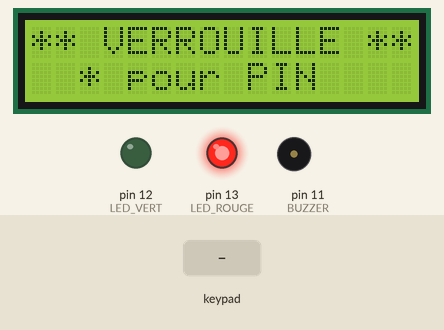
Simulated run of this sketch. Board: Arduino Uno, built with avr-gcc and run on an emulated ATmega328P. On the bench: 16×2 character LCD, output pins drawn as LEDs (lit = HIGH), buzzer (waves = sounding, pin HIGH). The inputs (shaded band) are chosen by the test bench.

Above: at 1.2 s.
1.3 s: key '*' pressed
At 2.1 s:
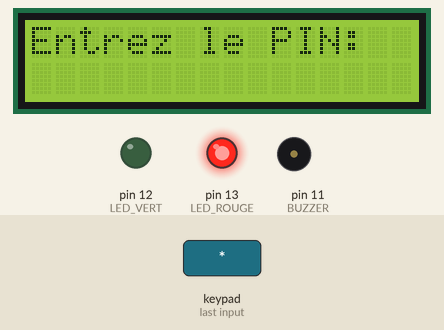
2.8 s: keypad keys 1 2 3 4 # pressed 0.4 s apart
At 4.6 s:
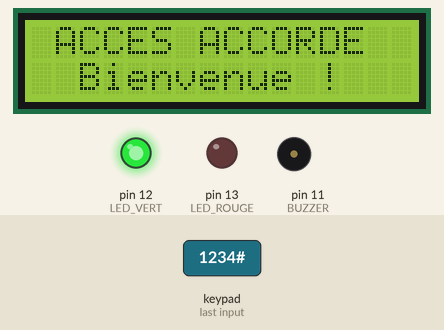
6.3 s: keypad keys 1 2 3 4 pressed 0.4 s apart
At 8.5 s:
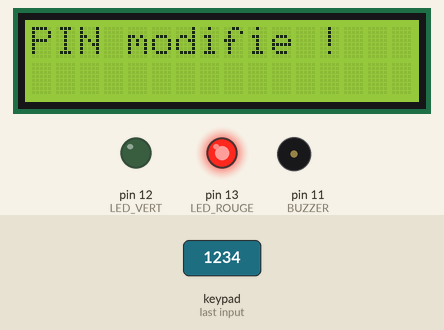
9.4 s: key '#' pressed
At 10.7 s:
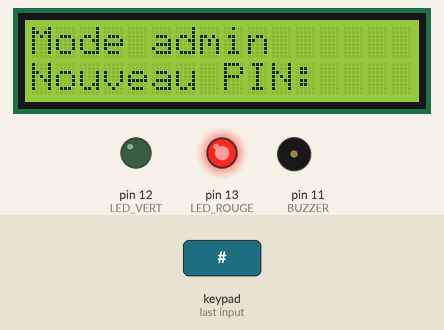
11.4 s: key '1' pressed
At 12.0 s:
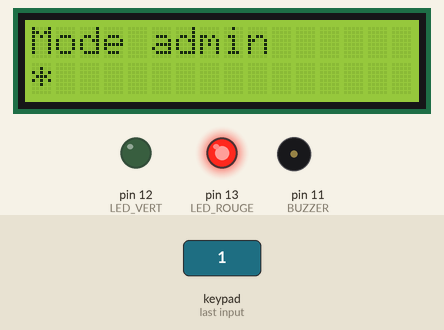
Timing chart, 0 to 13.9 s (numbered marks = the images above; inputs shaded):
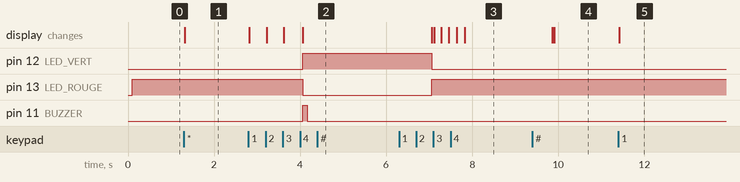

Measured:
- after the input at 1.3 s, the display: changes at once (image 1)
- after the input at 2.8 s, pin 12 (LED_VERT): LOW → HIGH after 1.3 s; pin 13 (LED_ROUGE): HIGH → LOW after 1.3 s; pin 11 (BUZZER): LOW → HIGH after 1.3 s, → LOW 0.10 s later; the display: first changes at once (image 2 shows a later state)
- after the input at 6.3 s, the display: first differs from a run without the input after 0.98 s (image 3 shows a later state)
- after the input at 9.4 s, the display: first differs from a run without the input after 0.51 s (image 4)
- after the input at 11.4 s, the display: changes at once (image 5)

The sketch:

coffre_fort.ino
```cpp
#include <Wire.h>
#include <LiquidCrystal_I2C.h>
#include <Keypad.h>

#define LED_ROUGE 13
#define LED_VERT 12
#define BUZZER 11

// Clavier 4x4
const byte ROWS = 4;
const byte COLS = 4;

char keys[ROWS][COLS] = {
  {'1','2','3','A'},
  {'4','5','6','B'},
  {'7','8','9','C'},
  {'*','0','#','D'}
};

byte rowPins[ROWS] = {2, 3, 4, 5};
byte colPins[COLS] = {6, 7, 8, 9};

Keypad keypad = Keypad(makeKeymap(keys), rowPins, colPins, ROWS, COLS);
LiquidCrystal_I2C lcd(0x27, 16, 2);

// États
enum Etat { VERROUILLE, SAISIE_PIN, OUVERT, REFUS, ADMIN };
Etat etatActuel = VERROUILLE;

// Variables
String PIN_SECRET = "1234";
String saisieEnCours = "";
unsigned long tempsChangementEtat = 0;
const unsigned long DUREE_OUVERT = 3000;
const unsigned long DUREE_REFUS  = 1000;

// Fonctions affichage
void afficherVerrouille() {
  lcd.clear();
  lcd.setCursor(0, 0);
  lcd.print("** VERROUILLE **");
  lcd.setCursor(0, 1);
  lcd.print("  * pour PIN    ");
  digitalWrite(LED_ROUGE, HIGH);
  digitalWrite(LED_VERT,  LOW);
  digitalWrite(BUZZER,    LOW);
}

void afficherOuvert() {
  lcd.clear();
  lcd.setCursor(0, 0);
  lcd.print(" ACCES ACCORDE  ");
  lcd.setCursor(0, 1);
  lcd.print("  Bienvenue !   ");
  digitalWrite(LED_VERT,  HIGH);
  digitalWrite(LED_ROUGE, LOW);
  digitalWrite(BUZZER,    HIGH);
  delay(100);
  digitalWrite(BUZZER,    LOW);
}

void afficherRefus() {
  lcd.clear();
  lcd.setCursor(0, 0);
  lcd.print(" ACCES REFUSE   ");
  lcd.setCursor(0, 1);
  lcd.print(" Code invalide  ");
  digitalWrite(LED_ROUGE, HIGH);
  digitalWrite(LED_VERT,  LOW);
  digitalWrite(BUZZER,    HIGH);
}

void afficherSaisie() {
  lcd.clear();
  lcd.setCursor(0, 0);
  lcd.print("Entrez le PIN:  ");
  lcd.setCursor(0, 1);
  for (int i = 0; i < saisieEnCours.length(); i++) {
    lcd.print("*");
  }
}

void setup() {
  Serial.begin(9600);

  lcd.init();
  lcd.backlight();

  pinMode(LED_VERT,  OUTPUT);
  pinMode(LED_ROUGE, OUTPUT);
  pinMode(BUZZER,    OUTPUT);

  afficherVerrouille();
}

void loop() {
  switch (etatActuel) {

    case VERROUILLE: {
      char touche = keypad.getKey();
      if (touche == '*') {
        saisieEnCours = "";
        etatActuel = SAISIE_PIN;
        afficherSaisie();
      }
      else if (touche == '#') {
        saisieEnCours = "";
        etatActuel = ADMIN;
        lcd.clear();
        lcd.setCursor(0, 0);
        lcd.print("Mode admin      ");
        lcd.setCursor(0, 1);
        lcd.print("Nouveau PIN:    ");
      }
      break;
    }

    case SAISIE_PIN: {
      char touche = keypad.getKey();
      if (touche) {
        if (touche == '*') {
          saisieEnCours = "";
          etatActuel = VERROUILLE;
          afficherVerrouille();
        }
        else if (saisieEnCours.length() < 4) {
          saisieEnCours += touche;
          afficherSaisie();

          if (saisieEnCours.length() == 4) {
            if (saisieEnCours == PIN_SECRET) {
              etatActuel = OUVERT;
              tempsChangementEtat = millis();
              afficherOuvert();
            } else {
              etatActuel = REFUS;
              tempsChangementEtat = millis();
              afficherRefus();
            }
            saisieEnCours = "";
          }
        }
      }
      break;
    }

    case OUVERT: {
      if (millis() - tempsChangementEtat >= DUREE_OUVERT) {
        etatActuel = VERROUILLE;
        afficherVerrouille();
      }
      break;
    }

    case REFUS: {
      if (millis() - tempsChangementEtat >= DUREE_REFUS) {
        digitalWrite(BUZZER, LOW);
        etatActuel = VERROUILLE;
        afficherVerrouille();
      }
      break;
    }

    case ADMIN: {
      char touche = keypad.getKey();
      if (touche) {
        if (touche == '*') {
          etatActuel = VERROUILLE;
          afficherVerrouille();
        }
        else if (saisieEnCours.length() < 4) {
          saisieEnCours += touche;
          lcd.setCursor(0, 1);
          lcd.print("                ");
          lcd.setCursor(0, 1);
          for (int i = 0; i < saisieEnCours.length(); i++) {
            lcd.print("*");
          }

          if (saisieEnCours.length() == 4) {
            PIN_SECRET = saisieEnCours;
            saisieEnCours = "";
            lcd.clear();
            lcd.setCursor(0, 0);
            lcd.print("PIN modifie !   ");
            delay(2000);
            etatActuel = VERROUILLE;
            afficherVerrouille();
          }
        }
      }
      break;
    }
  }
}
```
